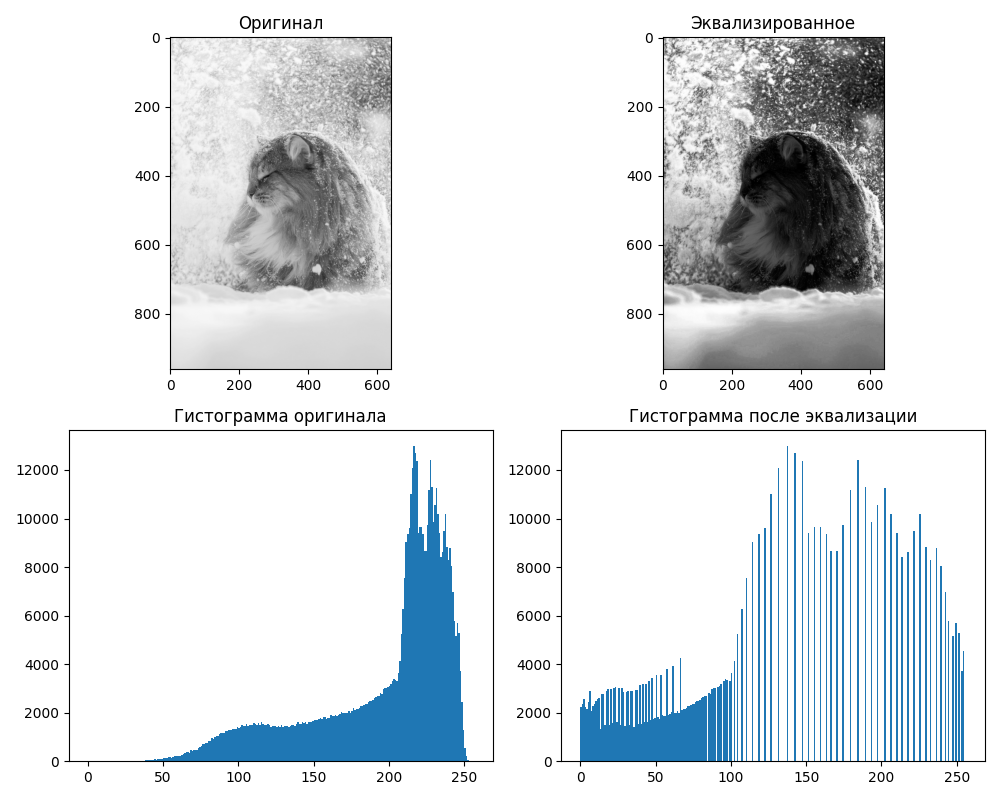
#> input picture lab_2/task/equalized.png, 1000 x 800 px, given in place of lenna.png, which was not available
$ jupyter execute lab_2.ipynb   (shell and % lines are left out)   (text cells are left out)
#> lines starting #> are read from the running program, lines starting #| are printed output that depends on the picture; pictures that were not available may be replaced by others from this repository, and a replacement may not be noted
[cell 1]
import numpy as np
import cv2 as cv
#from google.colab.patches import cv2_imshow

[cell 2]
image = cv.imread('imgs/lenna.png')
#> image is the input picture: shape (800, 1000, 3); mean B, G, R 229.8, 226.3, 221.3

[cell 3]
import matplotlib.pyplot as plt

#%matplotlib inline позволяет выводить графики matplotlib в Jupyter
plt.imshow(image[:,:,:])

[cell 4]
rgb_image = cv.cvtColor(image, cv.COLOR_BGR2RGB)
plt.imshow(rgb_image)

[cell 5]
ROI = (182, 162, 220, 100)  #(x0, y0, height, width)
cropped_image = rgb_image[ROI[1]:ROI[1] + ROI[3], ROI[0]:ROI[0] + ROI[2]]
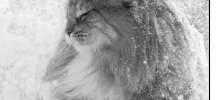
#> cropped_image: shape (100, 220, 3); min 0, max 255, mean 172.6
plt.imshow(cropped_image)

[cell 6]
scale_percent = 120  # Процент от изначального размера
width = int(rgb_image.shape[1] * scale_percent / 100)
#> width = 1200
height = int(rgb_image.shape[0] * scale_percent / 100)
#> height = 960
dim = (width, height)
#> dim = (1200, 960)
resized_image = cv.resize(rgb_image, dim, interpolation=cv.INTER_AREA)
plt.imshow(resized_image)

[cell 7]
(h, w, d) = rgb_image.shape
#> h = 800; w = 1000; d = 3
angle = 45
scale = 1.0
center = (w // 2, h // 2)
#> center = (500, 400)
M = cv.getRotationMatrix2D(center, angle, scale)
rotated = cv.warpAffine(rgb_image, M, (w, h))
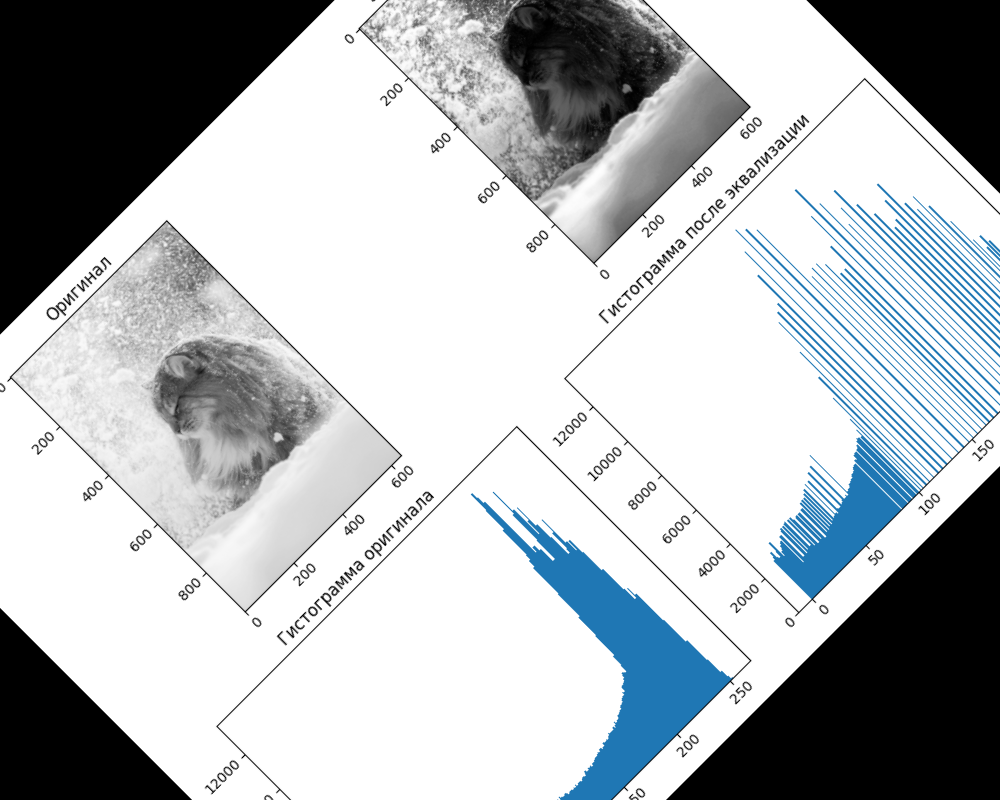
#> rotated: shape (800, 1000, 3); mean R, G, B 179, 183.5, 186.5
plt.imshow(rotated)

[cell 8]
copy_image = rgb_image.copy()

# рисование линии
cv.line(copy_image, (0, 0), (511, 511), (255, 0, 0), 5)
# => Diagonal red line with thickness of 5 px

# Draw a rectangle using cv2.rectangle(image, topLeft, bottomRight, rgb, thinkness)
cv.rectangle(copy_image, (384, 0), (510, 128), (0, 255, 0), 3)
# => Green rectangle with thickness of 3 px

# Draw a circle using cv2.circle(image, center, radius, rgb, thinkness)
cv.circle(copy_image, (447, 63), 63, (0, 0, 255), -1)
# => Blue filled circle(note that the thinkness is -1)

# Draw a ellipse using cv2.ellipse(image, center, axes, angle, startAngle, endAngle, rgb, thinkness)
cv.ellipse(copy_image, (256, 256), (100, 50), -45, 0, 180, (255, 0, 0), -1)
# => Red wide down-half ellipse

plt.imshow(copy_image)

[cell 9]
# Put some text using cv2.putText(image, text, bottomLeft, fontType, fontScale, rgb, thinkness, lineType)
copy_image = rgb_image.copy()
font = cv.FONT_HERSHEY_COMPLEX
cv.putText(copy_image, 'OpenCV', (10, 500), font, 4, (255, 255, 255), 10, cv.LINE_AA)
# => White 'OpenCV' text at the bottom

plt.imshow(copy_image)

[cell 10]
import matplotlib.pyplot as plt
import cv2 as cv
import numpy as np

# Изменим стандартный размер графиков matplotlib
plt.rcParams["figure.figsize"] = [6, 4]

[cell 11]
image1 = cv.imread('imgs/lenna.png')
image2 = cv.imread('imgs/winter_cat.png')
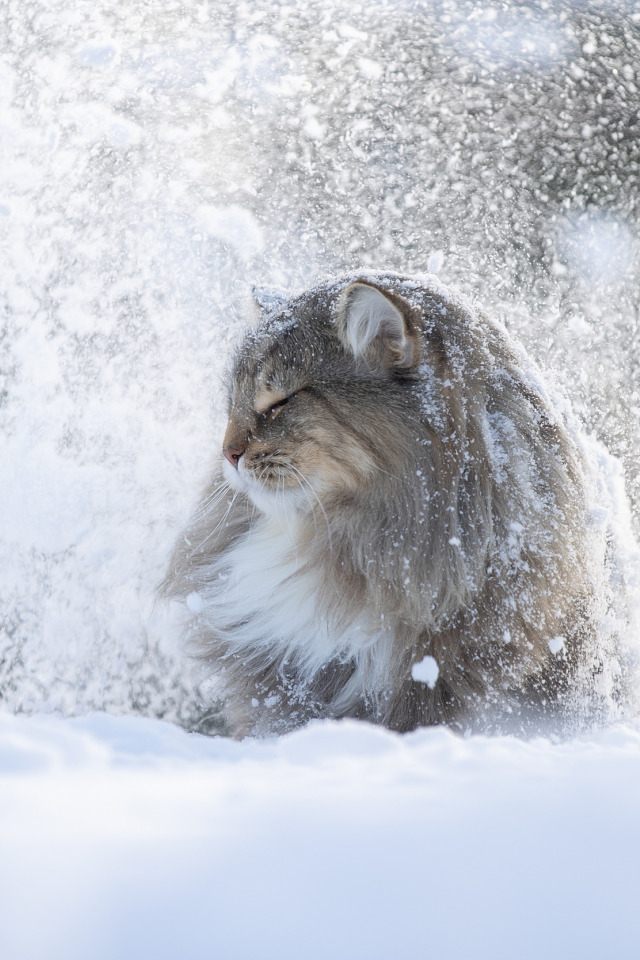
#> input picture lab_2/imgs/winter_cat.png, 640 x 960 px
#> image2 is the input picture: shape (960, 640, 3); mean B, G, R 205.1, 196.6, 192.9
rgb_image1 = cv.cvtColor(image1, cv.COLOR_BGR2RGB)
rgb_image2 = cv.cvtColor(image2, cv.COLOR_BGR2RGB)
gray_image1 = cv.cvtColor(image1, cv.COLOR_BGR2GRAY)
gray_image2 = cv.cvtColor(image2, cv.COLOR_BGR2GRAY)
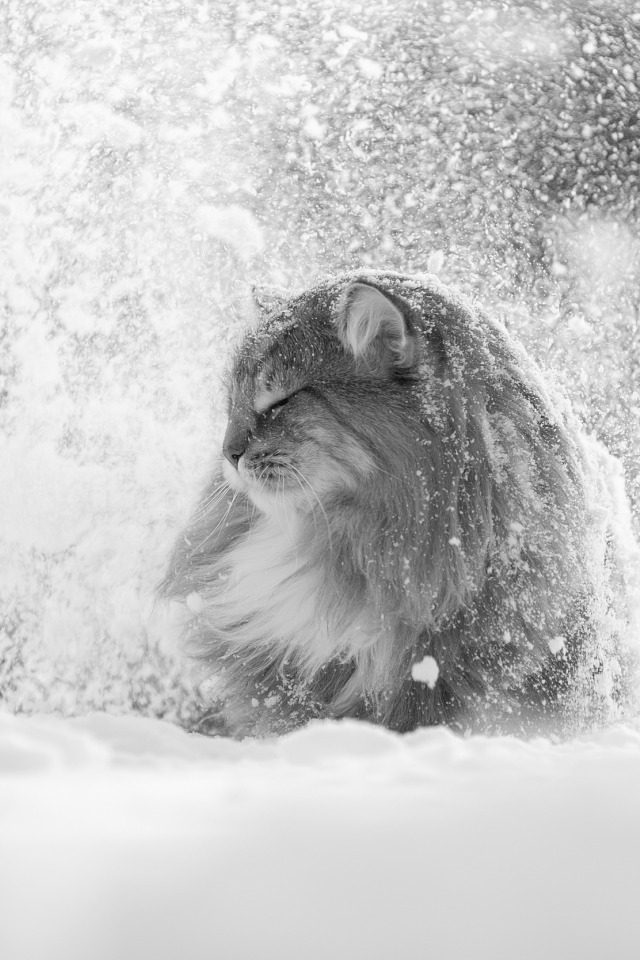
#> gray_image2: shape (960, 640); min 9, max 254, mean 196.5

channels = [0]
histSize = [256]
range = [0, 256]

hist1 = cv.calcHist([gray_image1], channels, None, histSize, range)
#> hist1 = 256 values, max 584360 at index 255, min 101 at index 254, mean 3125
hist2 = cv.calcHist([gray_image2], channels, None, histSize, range)
#> hist2 = 256 values, max 13210 at index 215, min 0 at index 0, mean 2400

gs = plt.GridSpec(2, 2)
plt.figure(figsize=(10, 8))
plt.subplot(gs[0])
plt.imshow(gray_image1, cmap='gray')
plt.subplot(gs[1])
plt.imshow(gray_image2, cmap='gray')
plt.subplot(gs[2])
plt.hist(gray_image1.reshape(-1), 256, range)
plt.subplot(gs[3])
plt.hist(gray_image2.reshape(-1), 256, range)
plt.show()
#> figure, not shown here; panel 3: tallest bar 584360 high, from x = 255 to 256; panel 4: tallest bar 13210 high, from x = 215 to 216

[cell 12]
plt.hist(gray_image1.reshape(-1), 256, range)
plt.show()
#> figure, not shown here; tallest bar 584360 high, from x = 255 to 256

[cell 13]
histSize = [256]
range = [0, 256]


def plot_rgb_hist(image, histSize, range):
    histSize = [256]
    range = [0, 256]
    for i, col in enumerate(['b', 'g', 'r']):
        hist = cv.calcHist([image], [i], None, histSize, range)
        plt.plot(hist, color=col)
        plt.xlim(range)


plot_rgb_hist(image1, histSize, range)
plt.show()
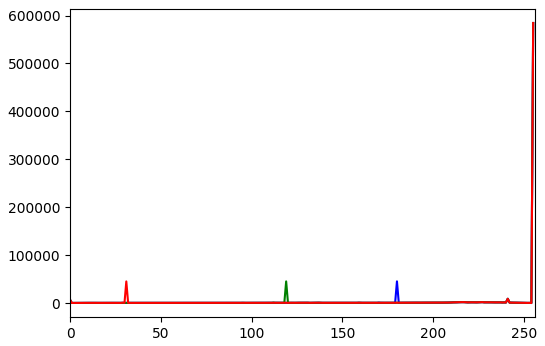
#> figure drawn by matplotlib, 1 panel; curve peaks at x = 255, y = 584360; curve peaks at x = 255, y = 584360; curve peaks at x = 255, y = 584360

[cell 14]
lut = lambda i: 255 - i
invert_image = lut(gray_image1)
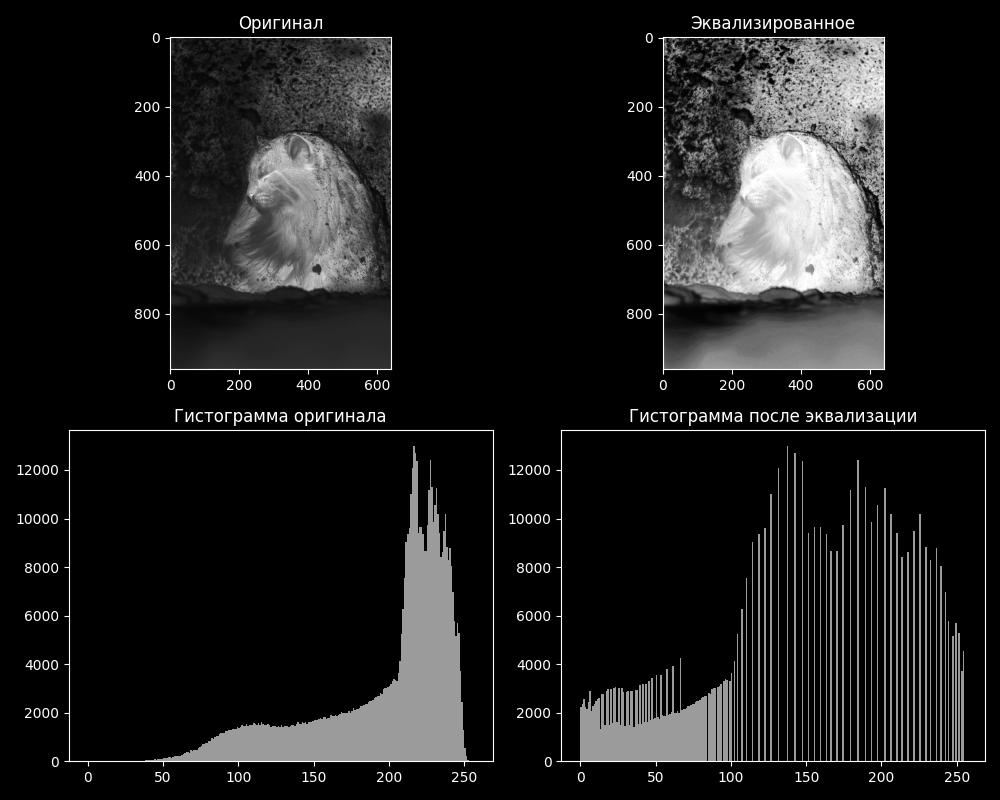
#> invert_image: shape (800, 1000); min 0, max 255, mean 29.8
plt.imshow(invert_image, cmap='gray')

[cell 15]
gamma = 0.5
lut = lambda i: i ** gamma
result_image = lut(gray_image1)
#print(result_image[1:2])
gs = plt.GridSpec(2, 2)
plt.figure(figsize=(10, 8))
plt.subplot(gs[0])
plt.imshow(gray_image1, cmap='gray')
plt.subplot(gs[1])
plt.imshow(result_image, cmap='gray')
plt.subplot(gs[2])
plt.hist(gray_image1.reshape(-1), 256, range)
plt.subplot(gs[3])
plt.hist(result_image.reshape(-1), 256, range)
plt.show()
#> figure, not shown here; panel 3: tallest bar 584360 high, from x = 255 to 256; panel 4: tallest bar 623954 high, from x = 15 to 16

[cell 16]
lut = lambda i: 255 * ((i - np.min(i)) / (np.max(i) - np.min(i)))
result_image = lut(gray_image1)

gs = plt.GridSpec(2, 2)
plt.figure(figsize=(10, 8))
plt.subplot(gs[0])
plt.imshow(gray_image1, cmap='gray')
plt.subplot(gs[1])
plt.imshow(result_image, cmap='gray')
plt.subplot(gs[2])
plt.hist(gray_image1.reshape(-1), 256, range)
plt.subplot(gs[3])
plt.hist(result_image.reshape(-1), 256, range)
plt.show()
#> figure, not shown here; panel 3: tallest bar 584360 high, from x = 255 to 256; panel 4: tallest bar 584360 high, from x = 255 to 256

[cell 17]
clahe = cv.createCLAHE(clipLimit=2.0, tileGridSize=(8, 8))

rgb_result_image = np.empty(np.shape(rgb_image1), np.uint8)
rgb_result_image[:, :, 0] = clahe.apply(rgb_image1[:, :, 0])
rgb_result_image[:, :, 1] = clahe.apply(rgb_image1[:, :, 1])
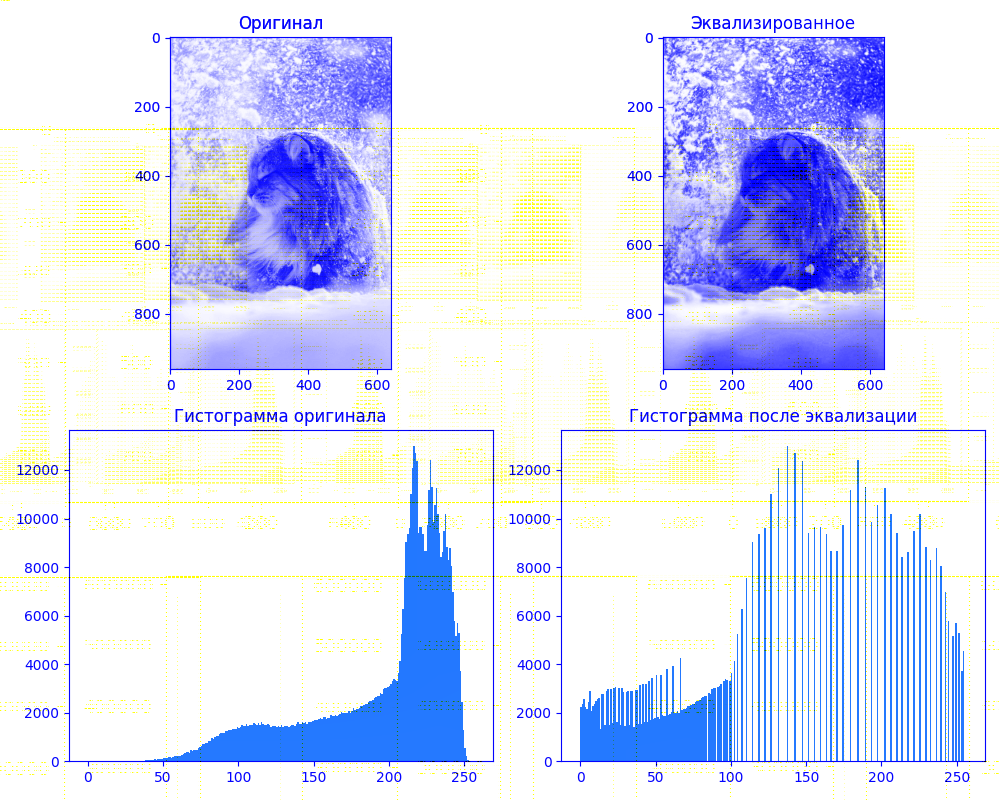
#> rgb_result_image: shape (800, 1000, 3); mean R, G, B 219.6, 224.4, 245.1
rgb_result_image[:, :, 2] = clahe.apply(rgb_image1[:, :, 2])

gs = plt.GridSpec(2, 2)
plt.figure(figsize=(10, 8))
plt.subplot(gs[0])
plt.imshow(rgb_image1)
plt.subplot(gs[1])
plt.imshow(rgb_result_image)
plt.subplot(gs[2])
plot_rgb_hist(rgb_image1, histSize, range)
plt.subplot(gs[3])
plot_rgb_hist(rgb_result_image, histSize, range)

plt.show()
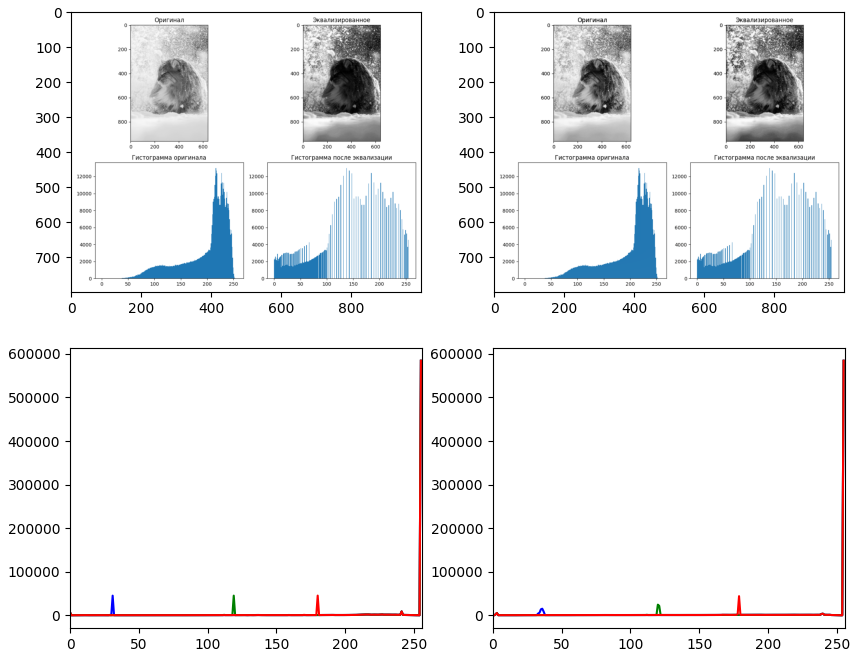
#> figure drawn by matplotlib, 4 panels; panel 3: curve peaks at x = 255, y = 584360; panel 3: curve peaks at x = 255, y = 584360; panel 3: curve peaks at x = 255, y = 584360; panel 4: curve peaks at x = 255, y = 584360
